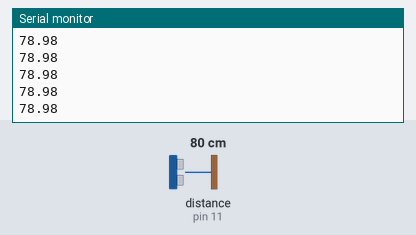
Bench run of a sketch on a simulated Arduino Uno, built with avr-gcc and run on an emulated ATmega328P. Shown: the last lines printed to the serial monitor. Wiring (inferred from the names in the program): ultrasonic range finder: trigger pin 12; echo pin 11. Inputs (shaded band) come from the test bench; at power-on: distance to the obstacle (sensor on pin 11) 80 cm. The echo pulse lasts 58.3 µs per cm.

Above: at 1.2 s.
1.3 s: distance to the obstacle (sensor on pin 11) set to 2 cm
At 1.38 s:
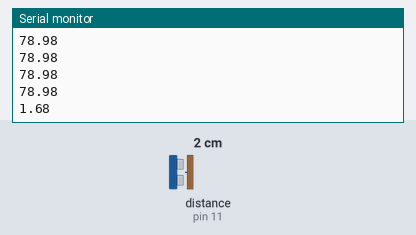
2.8 s: distance to the obstacle (sensor on pin 11) set to 4 cm
At 2.89 s:
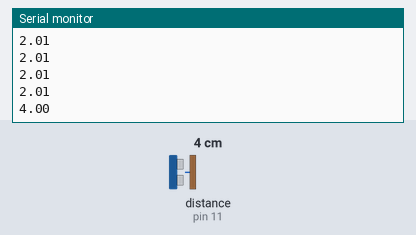
Timing chart, 0 to 5.8 s (numbered marks = the images above; inputs shaded):
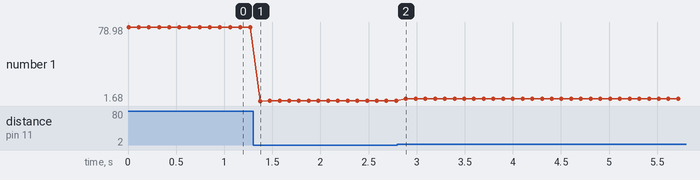

The sketch:

Arduino_Uno_Proximity_Sensor_Program.ino
```cpp
const int trigPin = 12;
const int echoPin = 11;

void setup() {
  Serial.begin(9600);
  pinMode(trigPin, OUTPUT);
  pinMode(echoPin, INPUT);
}

void loop() {
  digitalWrite(trigPin, LOW);
  delayMicroseconds(2);

  digitalWrite(trigPin, HIGH);
  delayMicroseconds(10);

  digitalWrite(trigPin, LOW);

  long duration = pulseIn(echoPin, HIGH);
  float distance = duration * 0.034 / 2;  // Calculate distance in centimeters

  Serial.println(distance);

  delay(100);
}
```

Measured:
- after the input at 1.3 s, the serial monitor: prints a new line after 0.07 s (image 1)
- after the input at 2.8 s, the serial monitor: prints a new line after 0.09 s (image 2)
- plotted number 1: 78.98 → 2.01 after the input at 1.3 s, 2.01 → 4 after the input at 2.8 s
